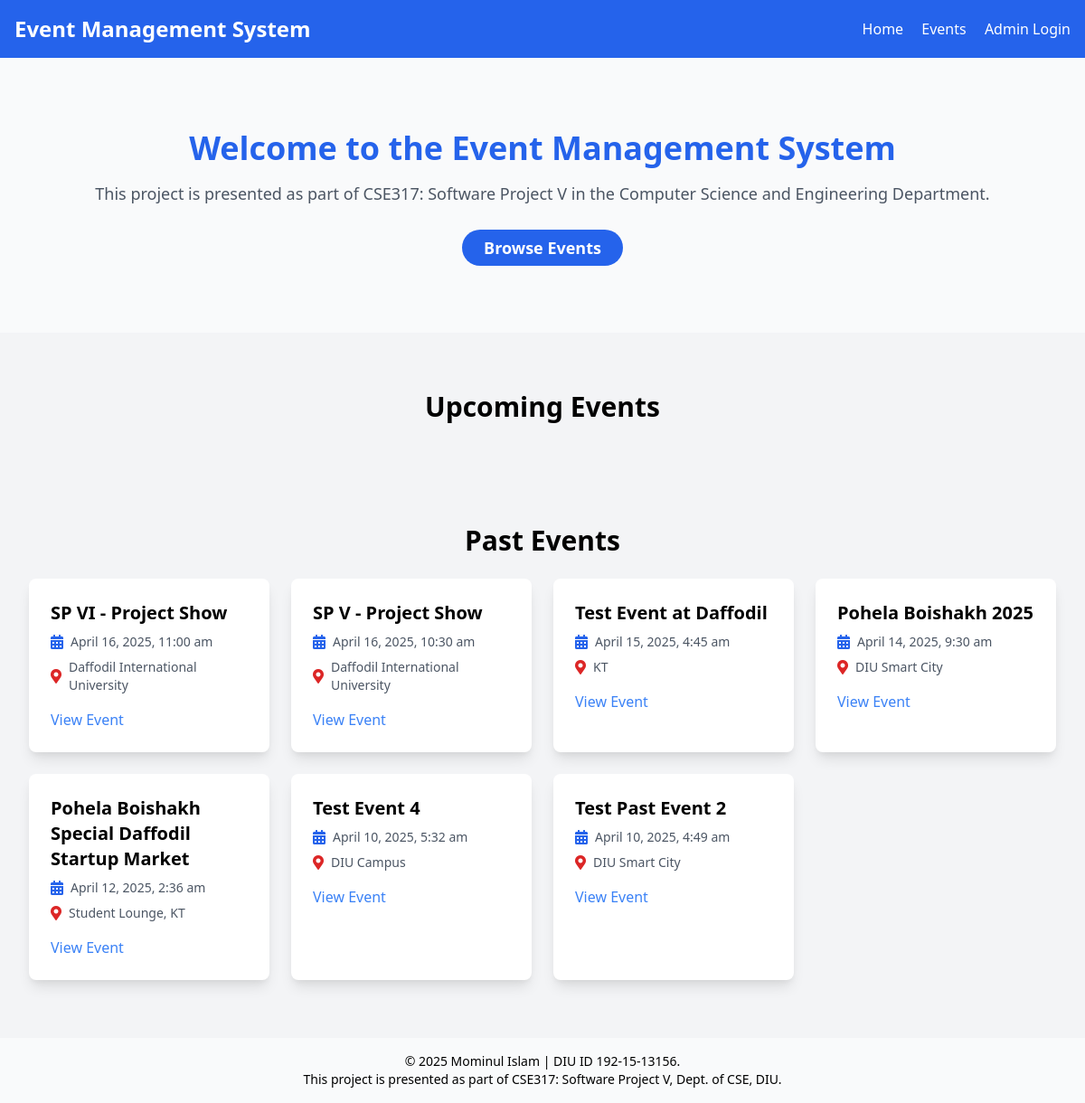
The page / on the database its author committed.
### tables this page shows
CREATE TABLE `events` (
  `id` int(11) NOT NULL,
  `title` varchar(255) NOT NULL,
  `date` datetime NOT NULL,
  `location` varchar(255) NOT NULL,
  `description` text NOT NULL
);

### index.php (the view, shortened to what this page needs)
<?php
include('includes/db.php');
$sql_past = "SELECT * FROM events WHERE date < NOW() ORDER BY date DESC";
$past_result = $conn->query($sql_past);
?>
<!DOCTYPE html>
<html lang="en">
<head>
    <link href="https://cdn.jsdelivr.net/npm/tailwindcss@2.0.3/dist/tailwind.min.css" rel="stylesheet">
    <link href="https://cdnjs.cloudflare.com/ajax/libs/font-awesome/5.15.4/css/all.min.css" rel="stylesheet">
</head>
<body class="bg-gray-100">
    <?php include('includes/navbar_frontend.php'); ?>
    <section class="bg-gray-50 py-20">
        <div class="container mx-auto text-center">
            <h1 class="text-4xl font-bold text-blue-600 mb-4">Welcome to the Event Management System</h1>
            <p class="text-lg text-gray-600 mb-8">This project is presented as part of CSE317: Software Project V in the Computer Science and Engineering Department.</p>
            <a href="events.php" class="bg-blue-600 text-white py-2 px-6 rounded-full text-lg font-semibold hover:bg-blue-700 transition duration-300">Browse Events</a>
        </div>
    </section>
    <header class="text-center pt-16 pb-8">
        <h1 class="text-3xl font-bold">Upcoming Events</h1>
    </header>
    <main class="pt-8 pb-8 px-4 sm:px-6 lg:px-8 max-w-screen-xl mx-auto">
        <h2 class="text-3xl font-bold mt-12 text-center">Past Events</h2>
        <div class="grid grid-cols-1 sm:grid-cols-2 md:grid-cols-3 lg:grid-cols-4 gap-6 mt-6">
            <?php while ($event = $past_result->fetch_assoc()): ?>
            <div class="bg-white p-6 rounded-lg shadow-lg hover:bg-blue-100 cursor-pointer">
                <h3 class="text-xl font-semibold"><?= $event['title'] ?></h3>
                <div class="flex items-center space-x-2 mt-2">
                    <i class="fas fa-calendar-alt text-blue-600"></i>
                    <p class="text-sm text-gray-600"><?= date("F j, Y, g:i a", strtotime($event['date'])) ?></p>
                </div>
                <div class="flex items-center space-x-2 mt-2">
                    <i class="fas fa-map-marker-alt text-red-600"></i>
                    <p class="text-sm text-gray-600"><?= $event['location'] ?></p>
                </div>
                <a href="view_event.php?id=<?= $event['id'] ?>" class="text-blue-500 hover:underline mt-4 block">View Event</a>
            </div>
            <?php endwhile; ?>
        </div>
    </main>
    <?php include('includes/footer.php'); ?>
</body>
</html>

### rows shown on the page
events: title "SP VI - Project Show", date "April 16, 2025, 11:00 am", location "Daffodil International University"
events: title "SP V - Project Show", date "April 16, 2025, 10:30 am", location "Daffodil International University"
events: title "Test Event at Daffodil", date "April 15, 2025, 4:45 am", location "KT"
events: title "Pohela Boishakh 2025", date "April 14, 2025, 9:30 am", location "DIU Smart City"
events: title "Pohela Boishakh Special Daffodil Startup Market", date "April 12, 2025, 2:36 am", location "Student Lounge, KT"
events: title "Test Event 4", date "April 10, 2025, 5:32 am", location "DIU Campus"
events: title "Test Past Event 2", date "April 10, 2025, 4:49 am", location "DIU Smart City"
